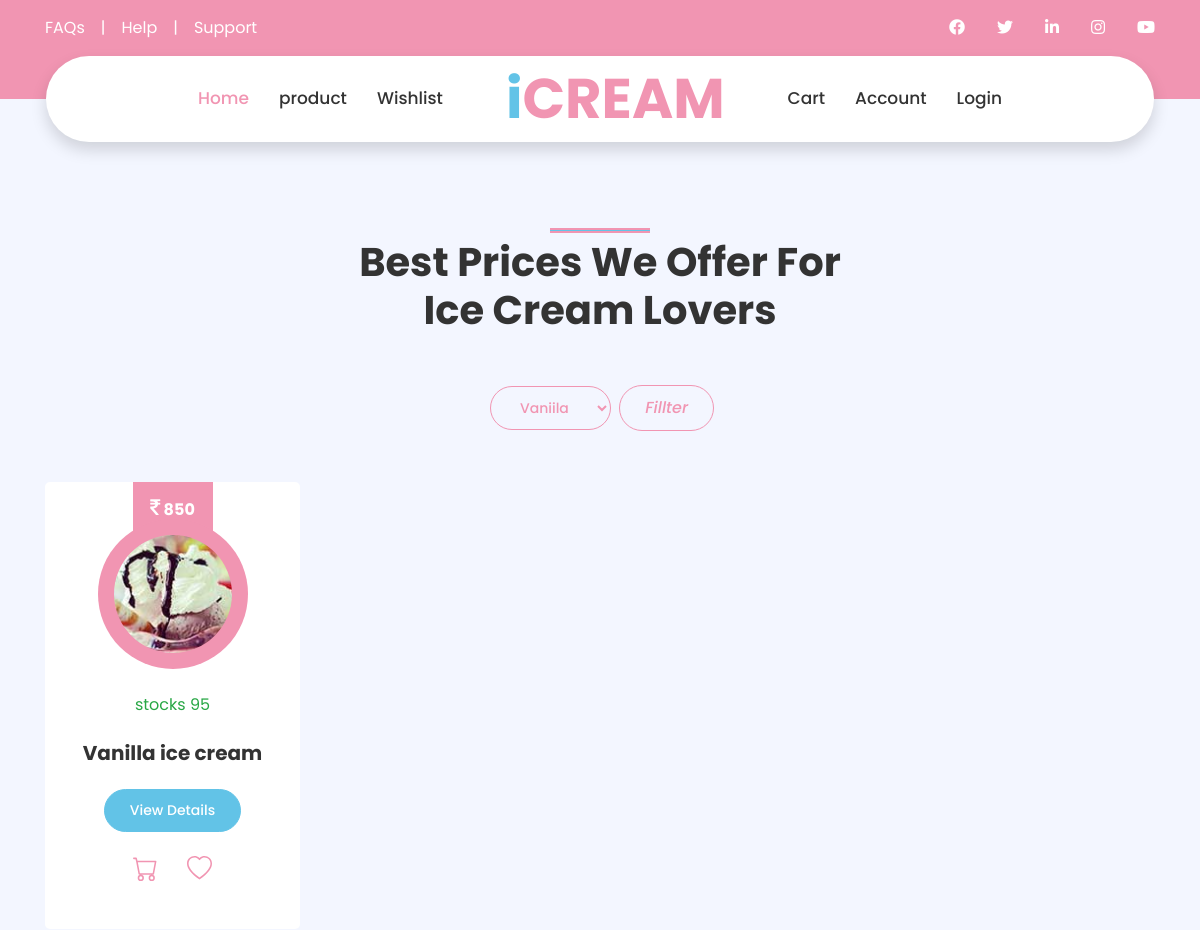
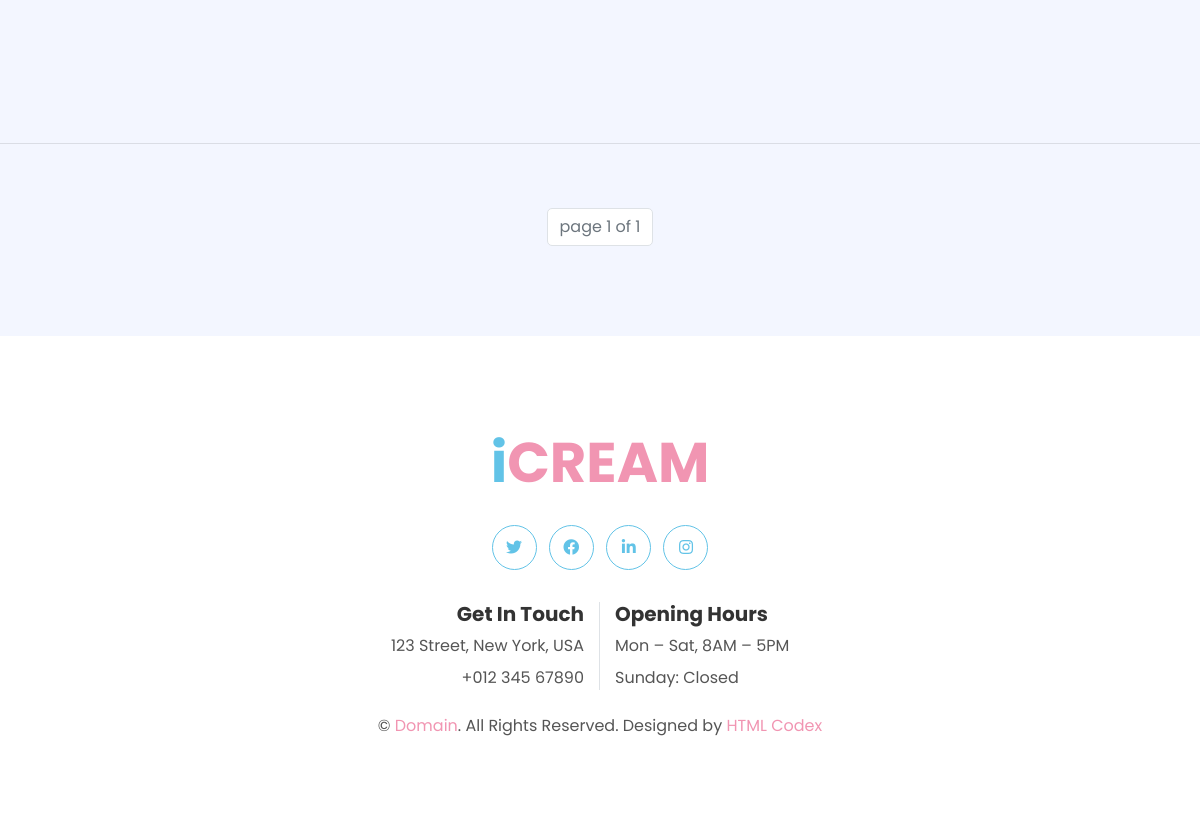
The app's page /home/product/ with its own data (2 pictures, top to bottom).
### home/models.py (models this page shows, shortened)
class Product(models.Model):
    product_name = models.CharField(max_length=50,default=None)
    product_price = models.IntegerField(default=None)
    product_image = models.ImageField(upload_to='images/',default=None)
    product_discription = models.TextField(default=None)
    Cutegory_id = models.ForeignKey(Category,on_delete=models.CASCADE,default=None)
    is_available = models.IntegerField(default=None)
    is_offers = models.IntegerField(default=None)

### home/views.py (the view, shortened to what this page needs)
# urls.py: path('product/',views.product_table,name='product_table'),
def product(request):
    check_order_offers()
    p = Paginator(Product.objects.all(),4)
    page = request.GET.get('page')
    product_pagination = p.get_page(page)
    coupon = Coupon.objects.all()
    category_list = Category.objects.all()
    '''
    this for loop change price offer apply
    '''
    if request.method == 'POST':
        categoryname = request.POST['categoryname']
        print(categoryname)
        p = Paginator(Product.objects.filter(Cutegory_id = categoryname),4)
        page = request.GET.get('page')
        product_pagination = p.get_page(page)
    return render(request,'product.html',{'coupon':coupon,'category_list':category_list,'product_pagination':product_pagination})

### odershandle/views.py (called while the page is built)
def check_order_offers():
    print('this is offer price check functionality')
    offers = Coupon.objects.all()
    products = Product.objects.all()
    for off in offers:
        for product in products:
            if off.category == product.Cutegory_id:
                product.is_offers = product.product_price * (100 - off.offers)/100
                product.save()
                print(f"{off.category} - {product.Cutegory_id} :-: price = {product.product_price} offers - {off.offers} offerprice {product.is_offers}")

### home/templates/product.html (shortened to what this page needs)
{% extends 'navandfooter.html' %}
{% block product %}
    <div class="container-fluid py-5">
        <div class="container py-5">
            <div class="row justify-content-center">
                <div class="col-lg-6">
                    <h1 class="section-title position-relative text-center mb-5">Best Prices We Offer For Ice Cream Lovers</h1>
                </div>
            </div>
            <div class="row">
                <div class="col-12 text-center">
                    <form actoin="" method="POST">
                            <select class="btn btn-sm btn-outline-primary m-1" onchange="filterproduct()" id="prouductlist" name="categoryname">
                                {% for list in category_list %}
                                <option value="{{list.id}}" id="values{{list.id}}" >{{list.category_name}}</option>
                                {% endfor %}
                            </select >
                            <button class="btn btn-outline-primary"><i class="bi bi-search">Fillter</i></button>
                        </form>
                </div>
            </div><br><br>
            <div class="row">
                {% for list in product_pagination %}
                <div class="col-lg-3 col-md-6 mb-4 pb-2">
                    <div class="product-item d-flex flex-column align-items-center text-center bg-light rounded py-5 px-3">
                        <div class="bg-primary mt-n5 py-3" style="width: 80px;">
                            <h6 class="font-weight-bold text-white mb-0"><i class="fa fa-inr" style="font-size:20px"></i>&nbsp;{{list.is_offers}}</h6>
                        </div>
                        <div class="position-relative bg-primary rounded-circle mt-n3 mb-4 p-3" style="width: 150px; height: 150px;">
                            <img class="rounded-circle w-100 h-100" src="{{list.product_image.url}}" style="object-fit: cover;">
                        </div>
                        <div class="container align-text-top">
                            {% if list.is_available %}
                            <span class="text-success">stocks {{list.is_available}}<span>
                            {% else %}
                            <span class="text-danger">out of stock<span>
                            {% endif %}
                        </div><br>
                        <h5 class="font-weight-bold mb-4">{{list.product_name}}</h5>
                        <a href="{% url 'details' list.id %}" class="btn btn-sm btn-secondary">View Details</a>
                        <br>
                        <div>
                        {% if 'username' in request.session %}
                        <a onclick="addtocart({{list.id}})" style="cursor:pointer">
                        <svg xmlns="http://www.w3.org/2000/svg" width="25" height="25" fill="currentColor" class="bi bi-cart" viewBox="0 0 16 16">
                        <path d="M0 1.5A.5.5 0 0 1 .5 1H2a.5.5 0 0 1 .485.379L2.89 3H14.5a.5.5 0 0 1 .491.592l-1.5 8A.5.5 0 0 1 13 12H4a.5.5 0 0 1-.491-.408L2.01 3.607 1.61 2H.5a.5.5 0 0 1-.5-.5zM3.102 4l1.313 7h8.17l1.313-7H3.102zM5 12a2 2 0 1 0 0 4 2 2 0 0 0 0-4zm7 0a2 2 0 1 0 0 4 2 2 0 0 0 0-4zm-7 1a1 1 0 1 1 0 2 1 1 0 0 1 0-2zm7 0a1 1 0 1 1 0 2 1 1 0 0 1 0-2z"/>
                        </svg>
                        </a>
                        {% else %}
                        <a href="{% url 'login' %}" >
                            </a>
                        {% endif %}
                        {% if 'username' in request.session %}
                        <a  onclick="addtowishlist({{list.id}})" style="cursor:pointer">
                        <svg xmlns="http://www.w3.org/2000/svg" width="25" height="25" fill="currentColor" class="bi bi-heart" viewBox="0 0 16 16">
                        <path d="m8 2.748-.717-.737C5.6.281 2.514.878 1.4 3.053c-.523 1.023-.641 2.5.314 4.385.92 1.815 2.834 3.989 6.286 6.357 3.452-2.368 5.365-4.542 6.286-6.357.955-1.886.838-3.362.314-4.385C13.486.878 10.4.28 8.717 2.01L8 2.748zM8 15C-7.333 4.868 3.279-3.04 7.824 1.143c.06.055.119.112.176.171a3.12 3.12 0 0 1 .176-.17C12.72-3.042 23.333 4.867 8 15z"/>
                        </svg>
                        </a>
                        {% else %}
                        <a href="{% url 'login' %}" >
                            </a>
                        {% endif %}
                        </div>
                    </div>
                </div>
                {% endfor %}
            </div>
        </div>
    </div>
    <hr><br><br>
    <nav aria-label="Page navigation example ">
        <ul class="pagination justify-content-center">
    <li class="page-item disabled"><a class="page-link">page {{product_pagination.number}} of {{product_pagination.paginator.num_pages}}</a></li>
        </ul>
      </nav>
{% endblock product %}

### records on screen
Product: is_offers "850", product_image (picture), is_available "95", product_name "Vanilla ice cream"

### other values on screen
{{ product_pagination.number }} "1"
{{ product_pagination.paginator.num_pages }} "1"
form field categoryname "Vaniila"
